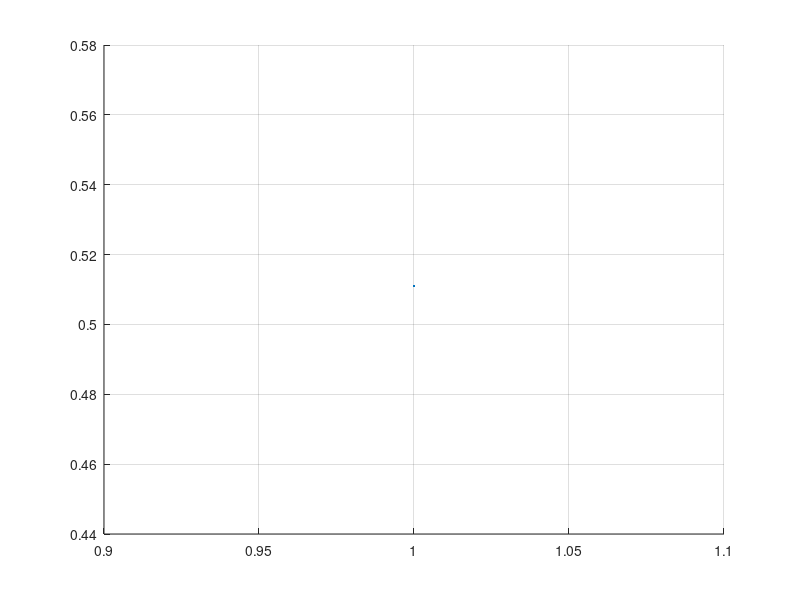

This figure's MATLAB source:
clc;
clear;
close all;

F = 0.5; H = 1; Q = 1; R = 1; P0 = linspace(1,.5,1000);
Pk_plus = zeros(1,length(P0));
for i = 1:length(P0)
Pk_plus(i) = inv( inv(F*P0(i)*F + Q) + H*R*H  ); 
end
 Pss =0.511;
% plot(Pk_plus);
hold on
plot(Pss);
hold off;
grid on ;